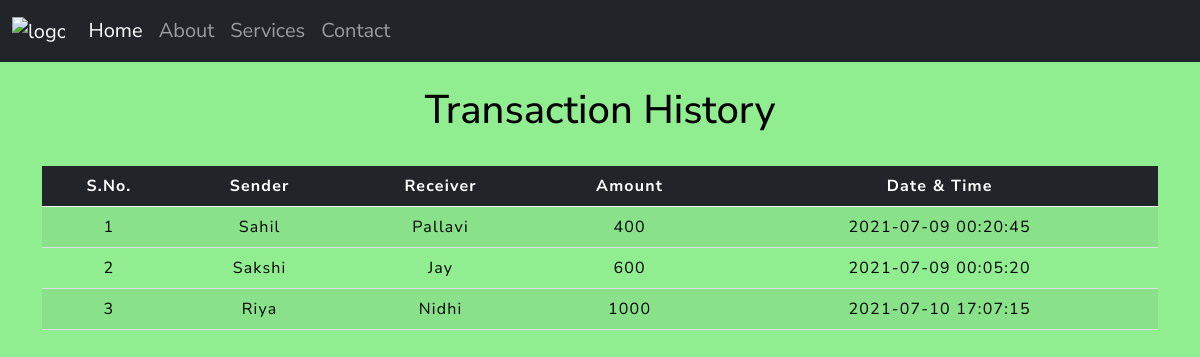
The page /transactionhistory.php on the database its author committed.
### tables this page shows
CREATE TABLE IF NOT EXISTS `transaction` (
  `sno` int(3) NOT NULL AUTO_INCREMENT,
  `sender` text NOT NULL,
  `receiver` text NOT NULL,
  `balance` int(8) NOT NULL,
  `datetime` datetime NOT NULL DEFAULT CURRENT_TIMESTAMP,
  PRIMARY KEY (`sno`)
);

### transactionhistory.php (the view, shortened to what this page needs)
<!doctype html>
<html lang="en">
  <head>
    <link href="https://cdn.jsdelivr.net/npm/bootstrap@5.0.0-beta1/dist/css/bootstrap.min.css" rel="stylesheet">
    <link rel="stylesheet" href="css/style.css">
<link rel="stylesheet" href="css/table.css">
  </head>
  <body style="background-color:lightgreen;">
  <nav class="navbar navbar-expand-lg navbar-dark bg-dark sticky-top">
    <div class="container-fluid">
      <a class="navbar-brand" href="index.php">
        <img src="images/logo.png" alt="logo" style="width:70px;">
      </a>
      <div class="collapse navbar-collapse" id="navbarSupportedContent">
        <ul class="navbar-nav me-auto mb-2 mb-lg-0">
          <li class="nav-item">
          <a class="nav-link active" aria-current="page" href=" index.php " style="font-size:20px">Home</a>
          </li>
          <li class="nav-item">
            <a class="nav-link" href="#about" style="font-size:20px">About</a>
          </li>
          <li class="nav-item">
            <a class="nav-link" href="#services" style="font-size:20px"> Services</a>
          </li>
          <li class="nav-item">
            <a class="nav-link" href="#contact" style="font-size:20px">Contact</a>
          </li>
        </ul>
      </div>
    </div>
  </nav>
  <div class="container">
        <h2 class="text-center pt-4" style="color : black;">Transaction History</h2>
       <br>
       <div class="table-responsive-sm">
    <table class="table table-hover table-striped">
        <thead style="color : white;" class="table-dark">
            <tr>
                <th class="text-center">S.No.</th>
                <th class="text-center">Sender</th>
                <th class="text-center">Receiver</th>
                <th class="text-center">Amount</th>
                <th class="text-center">Date & Time</th>
            </tr>
        </thead>
        <tbody>
        <?php
include 'config.php';
$sql ="select * from transaction";
$query =mysqli_query($conn, $sql);
while($rows = mysqli_fetch_assoc($query))
{
?>
<tr style="color : black;">
            <td class="py-2"><?php echo $rows['sno']; ?></td>
            <td class="py-2"><?php echo $rows['sender']; ?></td>
            <td class="py-2"><?php echo $rows['receiver']; ?></td>
            <td class="py-2"><?php echo $rows['balance']; ?> </td>
            <td class="py-2"><?php echo $rows['datetime']; ?> </td>
        <?php
            }
        ?>
        </tbody>
    </table>
    </div>
</div>
  </body>
</html>

### style.css (style rules this page uses)
* { padding: 0px; margin: 0px; }

### table.css (style rules this page uses)
* { padding: 0; margin: 0; box-sizing: border-box; font-family: Nunito Sans ; }
h2 { font-size: 40px; }
table { letter-spacing: 1.2px; }
td { text-align: center; }

### rows shown on the page
transaction: sno "1", sender "Sahil", receiver "Pallavi", balance "400", datetime "2021-07-09 00:20:45"
transaction: sno "2", sender "Sakshi", receiver "Jay", balance "600", datetime "2021-07-09 00:05:20"
transaction: sno "3", sender "Riya", receiver "Nidhi", balance "1000", datetime "2021-07-10 17:07:15"
